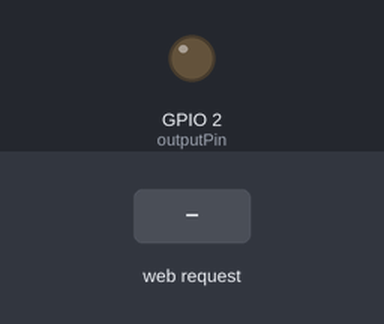
Bench run of a sketch on a simulated ESP32. Parts: output pins drawn as LEDs (lit = HIGH). Inputs (shaded band) come from the test bench. WiFi joins after 1.5 s; servers stay silent unless stated; what the sketch prints to the serial monitor is not drawn.

Above: at 4.7 s.
4.8 s: HTTP request GET /on received
At 5.6 s:
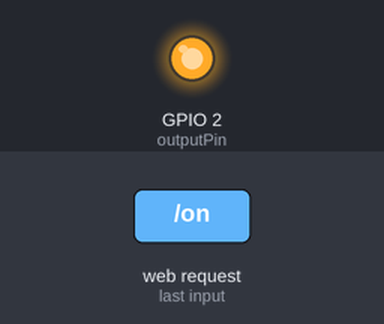
6.3 s: HTTP request GET /off received
At 6.7 s:
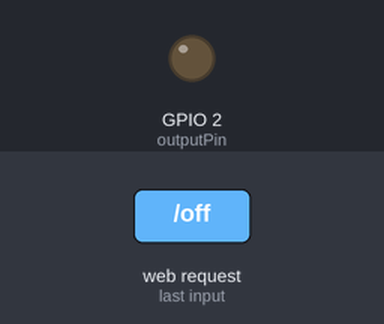
7.8 s: HTTP request GET /on?msg=1 received
At 9.0 s:
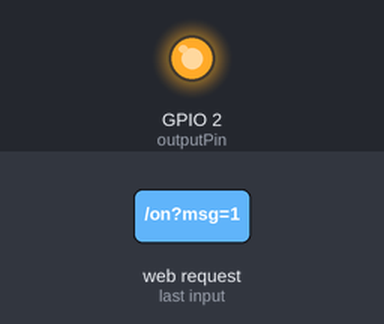
9.3 s: HTTP request GET /off?msg=1 received
At 10.2 s:
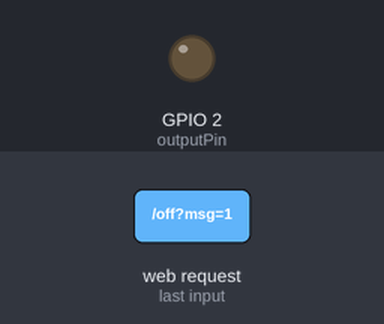
Timing chart, 0 to 11.8 s (numbered marks = the images above; inputs shaded):
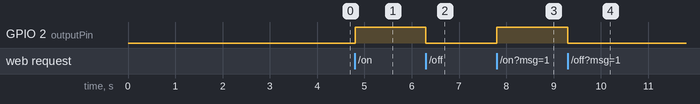

Measured:
- after the input at 4.8 s, GPIO 2 (outputPin): LOW → HIGH at once
- after the input at 6.3 s, GPIO 2 (outputPin): HIGH → LOW at once
- after the input at 7.8 s, GPIO 2 (outputPin): LOW → HIGH at once
- after the input at 9.3 s, GPIO 2 (outputPin): HIGH → LOW at once

The sketch:

Bluetooth.ino
```cpp
#include <WiFi.h>
#include <WebServer.h>

// --- 1. ตั้งค่า WiFi (ใช้ Hotspot มือถือ) ---
const char* ssid = "Galaxy A36 5G 2E2D";
const char* password = "Papayapogpog888";

WebServer server(80);

// --- 2. กำหนด Pin ตามโจทย์ ---
const int outputPin = 2;

// --- 3. โค้ด HTML (หน้าเว็บมีทั้งปุ่มและช่องพิมพ์ข้อความ) ---
String getHTML(String status) {
  String html = "<!DOCTYPE html><html lang=\"th\"><head>";
  html += "<meta name=\"viewport\" content=\"width=device-width, initial-scale=1.0\">";
  html += "<meta charset=\"UTF-8\">";
  html += "<title>ESP32 Control & Chat</title>";
  html += "<style>";
  html += "body { font-family: sans-serif; text-align: center; margin-top: 30px; background-color: #f4f4f9; }";
  html += "h1 { color: #333; font-size: 24px; }";
  html += "p { font-size: 18px; color: #666; }";
  html += ".btn { display: inline-block; padding: 15px; font-size: 20px; font-weight: bold; border-radius: 8px; text-decoration: none; color: white; margin: 8px; width: 80%; max-width: 300px; box-shadow: 0 4px 6px rgba(0,0,0,0.1); }";
  html += ".btn-on { background-color: #4CAF50; }";
  html += ".btn-off { background-color: #F44336; }";
  html += ".btn-send { background-color: #3B8ED0; border: none; cursor: pointer; }";
  html += "input[type=text] { padding: 12px; font-size: 16px; width: 60%; max-width: 200px; border-radius: 8px; border: 1px solid #ccc; margin-right: 5px; }";
  html += ".form-box { margin-top: 25px; padding: 20px; background-color: white; border-radius: 12px; display: inline-block; width: 85%; max-width: 350px; box-shadow: 0 4px 8px rgba(0,0,0,0.05); }";
  html += "</style></head><body>";

  html += "<h1>ควบคุม & ส่งข้อความ</h1>";
  html += "<p>สถานะล่าสุด: <strong>" + status + "</strong></p>";

  // --- ส่วนที่ 1: ปุ่มเปิด/ปิดไฟ ---
  html += "<a href=\"/on\" class=\"btn btn-on\">เปิดไฟ (ON)</a><br>";
  html += "<a href=\"/off\" class=\"btn btn-off\">ปิดไฟ (OFF)</a>";

  // --- ส่วนที่ 2: ช่องพิมพ์ข้อความส่งเข้า Serial Monitor ---
  html += "<div class=\"form-box\">";
  html += "<p style=\"margin-top:0; font-weight:bold; color:#333;\">ส่งข้อความเข้าบอร์ด</p>";
  html += "<form action=\"/send\" method=\"GET\">";
  html += "<input type=\"text\" name=\"msg\" placeholder=\"พิมพ์ที่นี่...\" required>";
  html += "<input type=\"submit\" value=\"ส่ง\" class=\"btn btn-send\" style=\"width: auto; padding: 12px 20px; font-size: 16px;\">";
  html += "</form>";
  html += "</div>";

  html += "</body></html>";
  return html;
}

// --- 4. ฟังก์ชันจัดการคำสั่งต่างๆ ---
void handleRoot() {
  server.send(200, "text/html", getHTML("พร้อมทำงาน ⏳"));
}

void handleOn() {
  digitalWrite(outputPin, HIGH);
  Serial.println("\n[ระบบ] สั่งเปิดไฟ (ON)");
  server.send(200, "text/html", getHTML("เปิดไฟแล้ว 🟢"));
}

void handleOff() {
  digitalWrite(outputPin, LOW);
  Serial.println("\n[ระบบ] สั่งปิดไฟ (OFF)");
  server.send(200, "text/html", getHTML("ปิดไฟแล้ว 🔴"));
}

// ฟังก์ชันใหม่: รับข้อความจากหน้าเว็บมาโชว์ใน Serial Monitor
void handleSend() {
  if (server.hasArg("msg")) { // เช็คว่ามีข้อความส่งมาไหม
    String msg = server.arg("msg"); // ดึงข้อความมาเก็บในตัวแปร

    // ปรินต์ข้อความลงหน้าจอคอมพิวเตอร์
    Serial.print("\n📩 ข้อความจากมือถือ: ");
    Serial.println(msg);

    // อัปเดตหน้าเว็บแจ้งว่าส่งสำเร็จ
    server.send(200, "text/html", getHTML("ส่ง '" + msg + "' สำเร็จ ✉️"));
  } else {
    server.send(400, "text/html", getHTML("ส่งข้อความไม่สำเร็จ ❌"));
  }
}

// --- 5. ตั้งค่าเริ่มต้น ---
void setup() {
  Serial.begin(115200);
  delay(1000);

  Serial.print("Connecting to WiFi");
  WiFi.begin(ssid, password);

  while (WiFi.status() != WL_CONNECTED) {
    delay(500);
    Serial.print(".");
  }

  Serial.println("\nWiFi connected!");
  Serial.print(">>> เข้าเว็บด้วย IP นี้: ");
  Serial.println(WiFi.localIP());

  delay(1000); // รอให้ Serial ปรินต์จบก่อนยึดขา Pin 1

  pinMode(outputPin, OUTPUT);
  digitalWrite(outputPin, LOW);

  // ผูก URL กับฟังก์ชัน
  server.on("/", handleRoot);
  server.on("/on", handleOn);
  server.on("/off", handleOff);
  server.on("/send", handleSend); // เพิ่มการรับข้อความ

  server.begin();
}

// --- 6. ลูปการทำงาน ---
void loop() {
  server.handleClient();
}
```
